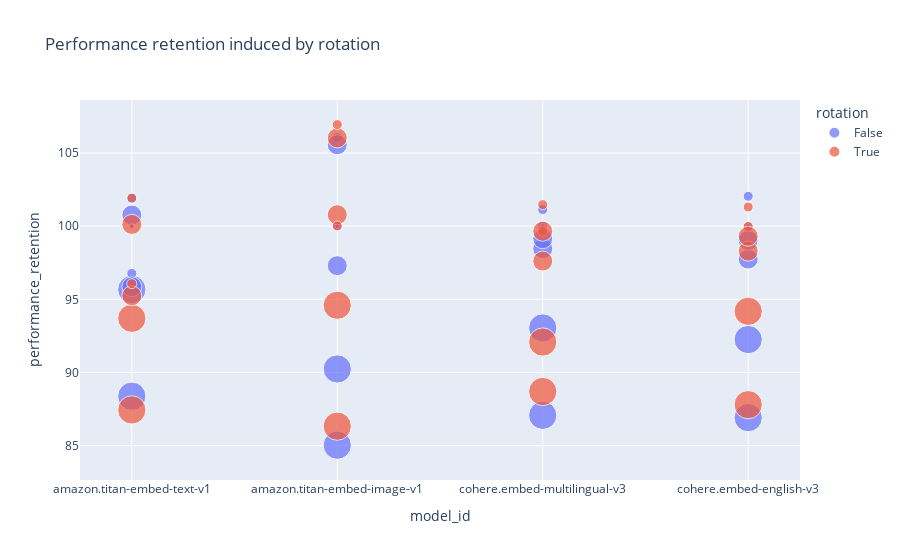

The code cell stored with this chart in its notebook:
### Code cell
import plotly.express as px

px.scatter(df, x = "model_id", y = "performance_retention", size = "size_multiplier", color = "rotation", 
           title = "Performance retention induced by rotation")

### Figure 1 — Plotly figure (JSON) as saved in the notebook; plotly's stock layout.template omitted (floating-point values rounded to 4 significant figures)
{"data": [{"hovertemplate": "rotation=False<br>model_id=%{x}<br>performance_retention=%{y}<br>size_multiplier=%{marker.size}<extra></extra>", "legendgroup": "False", "marker": {"color": "#636efa", "size": [1, 32, 4, 16, 1, 32, 4, 16, 1, 4, 32, 16, 1, 4, 32, 16, 1, 32, 4, 16, 1, 32, 4, 16, 1, 4, 32, 16, 1, 4, 32, 16], "sizemode": "area", "sizeref": 0.08, "symbol": "circle"}, "mode": "markers", "name": "False", "orientation": "v", "showlegend": true, "type": "scatter", "x": ["amazon.titan-embed-text-v1", "amazon.titan-embed-text-v1", "amazon.titan-embed-text-v1", "amazon.titan-embed-text-v1", "amazon.titan-embed-image-v1", "amazon.titan-embed-image-v1", "amazon.titan-embed-image-v1", "amazon.titan-embed-image-v1", "cohere.embed-multilingual-v3", "cohere.embed-multilingual-v3", "cohere.embed-multilingual-v3", "cohere.embed-multilingual-v3", "cohere.embed-english-v3", "cohere.embed-english-v3", "cohere.embed-english-v3", "cohere.embed-english-v3", "amazon.titan-embed-text-v1", "amazon.titan-embed-text-v1", "amazon.titan-embed-text-v1", "amazon.titan-embed-text-v1", "amazon.titan-embed-image-v1", "amazon.titan-embed-image-v1", "amazon.titan-embed-image-v1", "amazon.titan-embed-image-v1", "cohere.embed-multilingual-v3", "cohere.embed-multilingual-v3", "cohere.embed-multilingual-v3", "cohere.embed-multilingual-v3", "cohere.embed-english-v3", "cohere.embed-english-v3", "cohere.embed-english-v3", "cohere.embed-english-v3"], "xaxis": "x", "y": [100, 95.67, 101.9, 100.8, 100, 90.24, 100.0, 97.3, 100, 100.0, 93.04, 98.46, 100, 99.94, 92.25, 97.75, 100, 88.38, 96.77, 95.86, 100, 85.03, 106.1, 105.6, 100, 101.1, 87.07, 99.14, 100, 102.0, 86.91, 99.03], "yaxis": "y"}, {"hovertemplate": "rotation=True<br>model_id=%{x}<br>performance_retention=%{y}<br>size_multiplier=%{marker.size}<extra></extra>", "legendgroup": "True", "marker": {"color": "#EF553B", "size": [16, 32, 4, 16, 32, 4, 16, 4, 32, 16, 4, 32, 16, 32, 4, 16, 32, 4, 16, 4, 32, 16, 4, 32], "sizemode": "area", "sizeref": 0.08, "symbol": "circle"}, "mode": "markers", "name": "True", "orientation": "v", "showlegend": true, "type": "scatter", "x": ["amazon.titan-embed-text-v1", "amazon.titan-embed-text-v1", "amazon.titan-embed-text-v1", "amazon.titan-embed-image-v1", "amazon.titan-embed-image-v1", "amazon.titan-embed-image-v1", "cohere.embed-multilingual-v3", "cohere.embed-multilingual-v3", "cohere.embed-multilingual-v3", "cohere.embed-english-v3", "cohere.embed-english-v3", "cohere.embed-english-v3", "amazon.titan-embed-text-v1", "amazon.titan-embed-text-v1", "amazon.titan-embed-text-v1", "amazon.titan-embed-image-v1", "amazon.titan-embed-image-v1", "amazon.titan-embed-image-v1", "cohere.embed-multilingual-v3", "cohere.embed-multilingual-v3", "cohere.embed-multilingual-v3", "cohere.embed-english-v3", "cohere.embed-english-v3", "cohere.embed-english-v3"], "xaxis": "x", "y": [100.1, 93.7, 101.9, 100.8, 94.59, 100.0, 97.61, 99.65, 92.08, 98.29, 99.98, 94.18, 95.24, 87.44, 96.07, 106.0, 86.33, 106.9, 99.65, 101.5, 88.7, 99.31, 101.3, 87.8], "yaxis": "y"}], "layout": {"legend": {"itemsizing": "constant", "title": {"text": "rotation"}, "tracegroupgap": 0}, "title": {"text": "Performance retention induced by rotation"}, "xaxis": {"anchor": "y", "domain": [0, 1], "title": {"text": "model_id"}}, "yaxis": {"anchor": "x", "domain": [0, 1], "title": {"text": "performance_retention"}}}}
